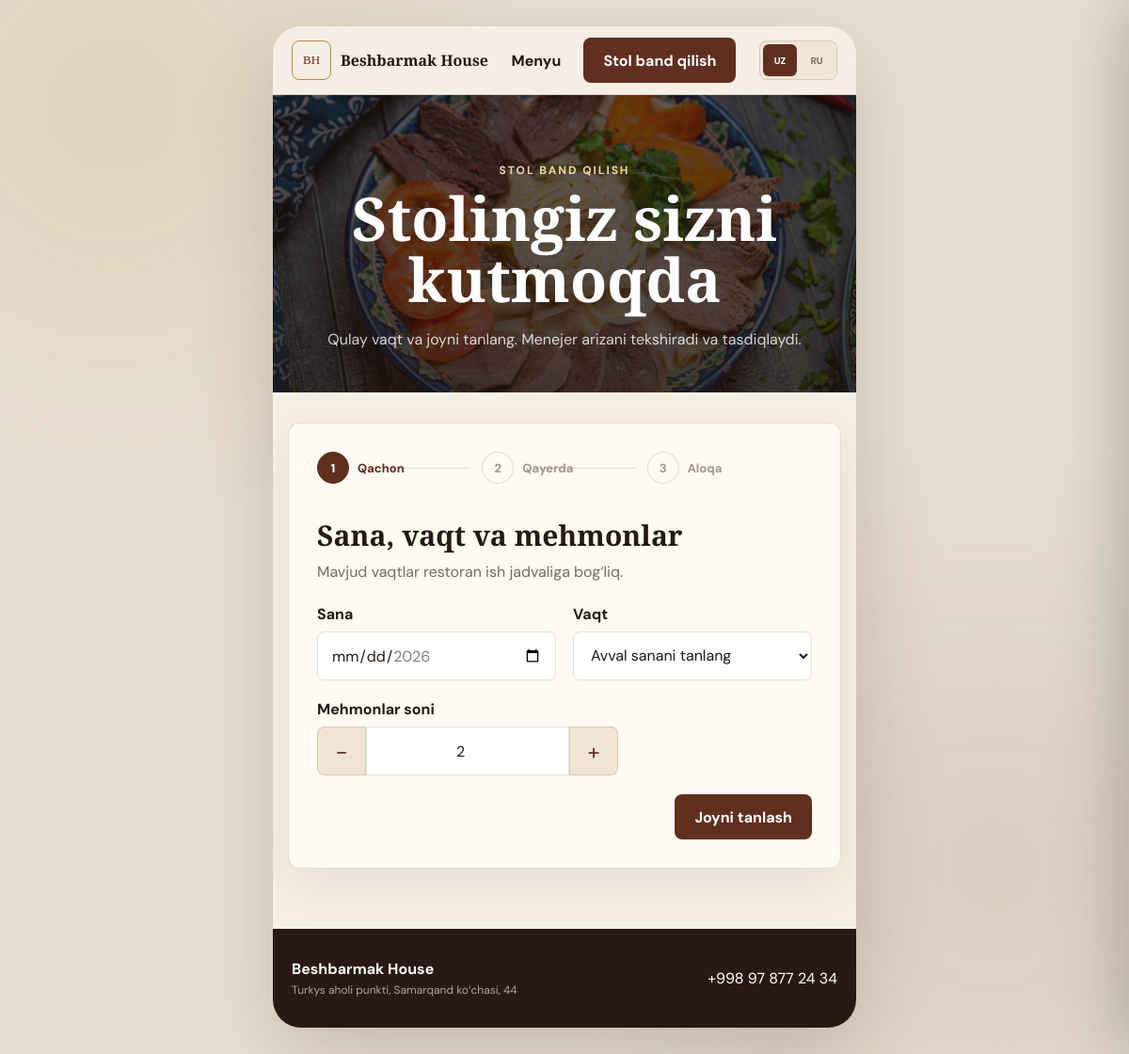
Page /reservation/ on the committed database.
### menu/models.py (models this page shows, shortened)
class RestaurantSettings(models.Model):
    restaurant_name = models.CharField("Restoran nomi / название", max_length=160, default="Beshbarmak House")
    subtitle_uz = models.CharField("Taglavha (UZ)", max_length=180, default="Milliy taomlar • Issiq • Mazali")
    subtitle_ru = models.CharField("Подзаголовок (RU)", max_length=180, default="Национальная кухня • С пылу с жару")
    about_uz = models.TextField("Qisqa matn (UZ)", blank=True)
    about_ru = models.TextField("Короткий текст (RU)", blank=True)
    phone = models.CharField("Telefon", max_length=40, default="+998 90 123 45 67")
    working_hours_uz = models.CharField("Ish vaqti (UZ)", max_length=120, default="Har kuni, 10:00–23:00")
    working_hours_ru = models.CharField("Время работы (RU)", max_length=120, default="Ежедневно, 10:00–23:00")
    location_text_uz = models.CharField("Manzil (UZ)", max_length=180, default="Yangiyo‘l")
    location_text_ru = models.CharField("Адрес (RU)", max_length=180, default="Янгиюль")
    location_url = models.URLField("Xarita havolasi / ссылка на карту", blank=True)
    telegram_url = models.URLField("Telegram", blank=True)
    instagram_url = models.URLField("Instagram", blank=True)
    hero_image = models.ImageField("Asosiy rasm / фото обложки", upload_to="restaurant/", blank=True)
    logo = models.ImageField("Logotip / логотип", upload_to="restaurant/", blank=True)
    reservation_enabled = models.BooleanField("Бронирование включено", default=True)
    minimum_advance_minutes = models.PositiveIntegerField("Минимум минут до визита", default=60)
    maximum_days_ahead = models.PositiveSmallIntegerField("Дней для бронирования вперёд", default=30)
    default_reservation_duration_minutes = models.PositiveIntegerField("Длительность брони, минут", default=120)
    slot_interval_minutes = models.PositiveSmallIntegerField("Интервал слотов, минут", default=30)
    minimum_guests = models.PositiveSmallIntegerField("Минимум гостей", default=1)
    maximum_guests = models.PositiveSmallIntegerField("Максимум гостей", default=30)
    cancellation_limit_hours = models.PositiveSmallIntegerField("Отмена не позднее, часов", default=3)
    manager_confirmation_required = models.BooleanField("Требуется подтверждение менеджера", default=True)
    class Meta:
        verbose_name = "Restoran sozlamalari / настройки ресторана"
        verbose_name_plural = "Restoran sozlamalari / настройки ресторана"
    @classmethod
    def load(cls):
        obj, _ = cls.objects.get_or_create(pk=1)
        return obj

### reservations/views.py (the view, shortened to what this page needs)
# urls.py: path("", views.reservation_start, name="start"),
def reservation_start(request):
    restaurant = RestaurantSettings.load()
    language = language_from_request(request)
    raw_submission_token = request.POST.get("submission_token", "") if request.method == "POST" else ""
    try:
        submission_token = uuid.UUID(raw_submission_token) if raw_submission_token else uuid.uuid4()
    except (ValueError, AttributeError):
        submission_token = uuid.uuid4()
    form = ReservationForm(request.POST or None, language=language)
    response = render(request, "reservations/start.html", {
        "form": form, "restaurant": restaurant, "language": language,
        "t": text_for(language), "submission_token": submission_token,
    })
    response.set_cookie("site_language", language, max_age=31536000, samesite="Lax")
    return response

### reservations/i18n.py (called while the page is built)
def language_from_request(request):
    language = request.GET.get("lang") or request.POST.get("lang") or request.COOKIES.get("site_language") or "uz"
    return language if language in LANGUAGES else "uz"

def text_for(language):
    return TEXT[language]

### reservations/models.py (called while the page is built)
    def label(self, language="ru"):
        return self.name_uz if language == "uz" else self.name_ru

### templates/reservations/start.html (shortened to what this page needs)
{% extends 'reservations/base.html' %}
{% load static %}
{% block content %}
<section class="booking-hero">
  <p class="kicker">{{ t.booking }}</p>
  <h1>{{ t.hero_title }}</h1>
  <p>{{ t.hero_text }}</p>
</section>
<section class="booking-shell" data-language="{{ language }}" data-slots-url="{% url 'reservations:slots' %}" data-spaces-url="{% url 'reservations:spaces' %}">
  <ol class="steps" aria-label="{{ t.booking }}">
    <li class="active" data-step-indicator="1"><span>1</span><b>{{ t.when }}</b></li>
    <li data-step-indicator="2"><span>2</span><b>{{ t.where }}</b></li>
    <li data-step-indicator="3"><span>3</span><b>{{ t.contacts }}</b></li>
  </ol>
  <form method="post" id="reservation-form" novalidate>
    <fieldset class="form-step active" data-step="1">
      <legend>{{ t.date_time_guests }}</legend>
      <p class="step-note">{{ t.hours_note }}</p>
      <div class="field-grid">
        <div class="field"><label for="{{ form.date.id_for_label }}">{{ t.date }}</label>{{ form.date }}{{ form.date.errors }}</div>
        <div class="field"><label for="{{ form.time.id_for_label }}">{{ t.time }}</label>{{ form.time }}{{ form.time.errors }}<small id="slots-message" aria-live="polite"></small></div>
      </div>
      <div class="field guest-field">
        <label for="{{ form.guests_count.id_for_label }}">{{ t.guest_count }}</label>
        <div class="guest-counter"><button type="button" data-guest-action="minus" aria-label="{{ t.decrease }}">−</button>{{ form.guests_count }}<button type="button" data-guest-action="plus" aria-label="{{ t.increase }}">+</button></div>
      </div>
      <div class="step-actions"><button type="button" class="button primary" data-next="2">{{ t.choose_place }}</button></div>
    </fieldset>
  </form>
</section>
{% endblock %}

### templates/reservations/base.html (shortened to what this page needs)
{% load static %}
<!doctype html>
<html lang="{{ language|default:'uz' }}">
<head>
  <link rel="stylesheet" href="{% static 'css/reservations.css' %}?v=20260923-2">
  <link rel="stylesheet" href="{% static 'css/site-nav.css' %}?v=20260922-1">
</head>
<body data-language="{{ language }}">
  <div class="public-app-shell">
  <header class="public-header">
    <a class="wordmark" href="{% url 'menu:home' %}"><span>BH</span><b>{{ restaurant.restaurant_name }}</b></a>
    <nav aria-label="Navigatsiya / Навигация">
      <a href="{% url 'menu:home' %}#dishes">{{ t.menu }}</a>
      <a class="header-cta" href="{% url 'reservations:start' %}?lang={{ language }}">{{ t.reserve }}</a>
    </nav>
    <div class="public-language" aria-label="Til / Язык"><a class="{% if language == 'uz' %}active{% endif %}" href="{{ request.path }}?lang=uz">UZ</a><a class="{% if language == 'ru' %}active{% endif %}" href="{{ request.path }}?lang=ru">RU</a></div>
  </header>
  <main>{% block content %}{% endblock %}</main>
  <footer class="public-footer">
    <div><b>{{ restaurant.restaurant_name }}</b><span>{% if language == 'uz' %}{{ restaurant.location_text_uz }}{% else %}{{ restaurant.location_text_ru }}{% endif %}</span></div>
    <a href="tel:{{ restaurant.phone|cut:' ' }}">{{ restaurant.phone }}</a>
  </footer>
  </div>
</body>
</html>

### rows in the picture
RestaurantSettings: restaurant_name "Beshbarmak House", location_text_uz "Turkys aholi punkti, Samarqand ko‘chasi, 44", phone "+998 97 877 24 34"

### other values in the picture
{{ t.menu }} "Menyu"
{{ t.reserve }} "Stol band qilish"
{{ t.booking }} "STOL BAND QILISH"
{{ t.hero_title }} "Stolingiz sizni kutmoqda"
{{ t.hero_text }} "Qulay vaqt va joyni tanlang. Menejer arizani tekshiradi va tasdiqlaydi."
{{ t.when }} "Qachon"
{{ t.where }} "Qayerda"
{{ t.contacts }} "Aloqa"
{{ t.date_time_guests }} "Sana, vaqt va mehmonlar"
{{ t.hours_note }} "Mavjud vaqtlar restoran ish jadvaliga bog‘liq."
{{ t.date }} "Sana"
{{ t.time }} "Vaqt"
{{ t.guest_count }} "Mehmonlar soni"
{{ t.choose_place }} "Joyni tanlash"
